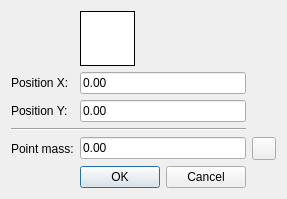
<?xml version="1.0" encoding="UTF-8"?>
<ui version="4.0">
 <class>AddCentroidDialog</class>
 <widget class="QDialog" name="AddCentroidDialog">
  <property name="geometry">
   <rect>
    <x>0</x>
    <y>0</y>
    <width>264</width>
    <height>191</height>
   </rect>
  </property>
  <property name="windowTitle">
   <string>Add  point mass 2D Centroid</string>
  </property>
  <layout class="QGridLayout" name="gridLayout">
   <item row="3" column="0">
    <widget class="QLabel" name="label_2">
     <property name="text">
      <string>Position Y:</string>
     </property>
    </widget>
   </item>
   <item row="3" column="1">
    <widget class="RMathLineEdit" name="PositionY">
     <property name="text">
      <string>0.00</string>
     </property>
    </widget>
   </item>
   <item row="5" column="1">
    <widget class="RMathLineEdit" name="PointMass">
     <property name="text">
      <string>0.00</string>
     </property>
    </widget>
   </item>
   <item row="2" column="0">
    <widget class="QLabel" name="label_1">
     <property name="text">
      <string>Position X:</string>
     </property>
    </widget>
   </item>
   <item row="4" column="0" colspan="2">
    <widget class="Line" name="line">
     <property name="orientation">
      <enum>Qt::Horizontal</enum>
     </property>
    </widget>
   </item>
   <item row="7" column="1">
    <widget class="QDialogButtonBox" name="buttonBox">
     <property name="orientation">
      <enum>Qt::Horizontal</enum>
     </property>
     <property name="standardButtons">
      <set>QDialogButtonBox::Cancel|QDialogButtonBox::Ok</set>
     </property>
    </widget>
   </item>
   <item row="5" column="0">
    <widget class="QLabel" name="label_3">
     <property name="text">
      <string>Point mass:</string>
     </property>
    </widget>
   </item>
   <item row="5" column="2">
    <widget class="QToolButton" name="Reset">
     <property name="toolTip">
      <string>Reset to 'Undefined'</string>
     </property>
     <property name="icon">
      <iconset>
       <normaloff>ResetToDefaults.svg</normaloff>ResetToDefaults.svg</iconset>
     </property>
    </widget>
   </item>
   <item row="2" column="1">
    <widget class="RMathLineEdit" name="PositionX">
     <property name="text">
      <string>0.00</string>
     </property>
    </widget>
   </item>
   <item row="0" column="1">
    <widget class="QToolButton" name="toolButton">
     <property name="styleSheet">
      <string notr="true">border: 1px inset; background-color: rgb(255, 255, 255);</string>
     </property>
     <property name="icon">
      <iconset>
       <normaloff>InfoAddCustomCentroid.svg</normaloff>InfoAddCustomCentroid.svg</iconset>
     </property>
     <property name="iconSize">
      <size>
       <width>50</width>
       <height>50</height>
      </size>
     </property>
    </widget>
   </item>
  </layout>
 </widget>
 <customwidgets>
  <customwidget>
   <class>RMathLineEdit</class>
   <extends>QLineEdit</extends>
   <header>RMathLineEdit.h</header>
  </customwidget>
 </customwidgets>
 <resources/>
 <connections>
  <connection>
   <sender>buttonBox</sender>
   <signal>accepted()</signal>
   <receiver>AddCentroidDialog</receiver>
   <slot>accept()</slot>
   <hints>
    <hint type="sourcelabel">
     <x>248</x>
     <y>254</y>
    </hint>
    <hint type="destinationlabel">
     <x>157</x>
     <y>274</y>
    </hint>
   </hints>
  </connection>
  <connection>
   <sender>buttonBox</sender>
   <signal>rejected()</signal>
   <receiver>AddCentroidDialog</receiver>
   <slot>reject()</slot>
   <hints>
    <hint type="sourcelabel">
     <x>316</x>
     <y>260</y>
    </hint>
    <hint type="destinationlabel">
     <x>286</x>
     <y>274</y>
    </hint>
   </hints>
  </connection>
 </connections>
</ui>
